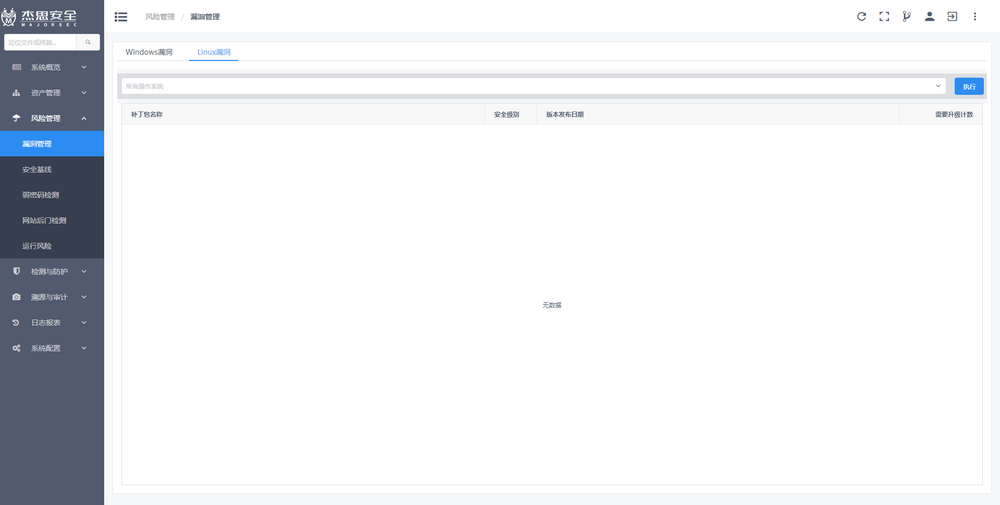
#> input picture pic/base_png/Linux漏洞_default.png, 1000 x 505 px, shrunk from 1920 x 969 before the run
$ python compare_image.py   (older library calls are emulated)
#> lines starting #> are read from the running program, lines starting #| are printed output that depends on the picture; after the words box and inside, x2 and y2 are one past the last pixel; in counts of white or black regions, pixels touching at a corner belong together; long printed decimals are rounded
# -*- coding:utf-8 -*-
import time

import cv2
import imutils

import numpy as np
import sys

from skimage.measure import compare_ssim

sys.path.append('E:\work\Base_test')


class Compare(object):
    def cv_imread(self, filePath):
#> called with filePath = '../pic/base_png/Linux漏洞_default.png'
        cv_img = cv2.imdecode(np.fromfile(filePath, dtype=np.uint8), -1)
#> cv_img is the input picture: shape (505, 1000, 4); mean B, G, R, A 239.2, 236.4, 234.8, 255
        ## imdecode读取的是rgb，如果后续需要opencv处理的话，需要转换成bgr，转换后图片颜色会变化
        ##cv_img=cv2.cvtColor(cv_img,cv2.COLOR_RGB2BGR)
        return cv_img

    def compare_image(self, base_png, run_png,png_name):
        DiffSnapshot_Dir="../pic/diffrent_png"

        # image1 = cv2.imread(image_old)
        # image2 = cv2.imread(image_now)
        try:
            image1 = self.cv_imread(base_png)
            image2 = self.cv_imread(run_png)
            difference = cv2.subtract(image1, image2)
            result = not np.any(difference)  # if difference is all zeros it will return False
            if result is True:
                print("两张图片一样")
                return True
            else:
                # cv2.imwrite("result.jpg", difference)
                self.mark_diff_img(base_png,run_png,DiffSnapshot_Dir, png_name)
                print("两张图片不一样")
        except Exception as e:
            self.mark_diff_img(base_png, run_png,DiffSnapshot_Dir, png_name)
            print(e)
            return False
    #如果不一样时标记差异
    def mark_diff_img(self, basesnapshot_png, runningsnapshot_png, DiffSnapshot_Dir, name):
        """
        对比图片并标出差异，保存差异图片
        :param basesnapshot_png:
        :param runningsnapshot_png:
        :param DiffSnapshot_Dir:
        :param casename:
        :param name:
        :return:
        """
        # 加载两张图片并将他们转换为灰度：
        image_a = self.cv_imread(basesnapshot_png)
        image_b = self.cv_imread(runningsnapshot_png)
#> call 2 of cv_imread, with filePath = '../pic/base_png/所有主机_default.png'
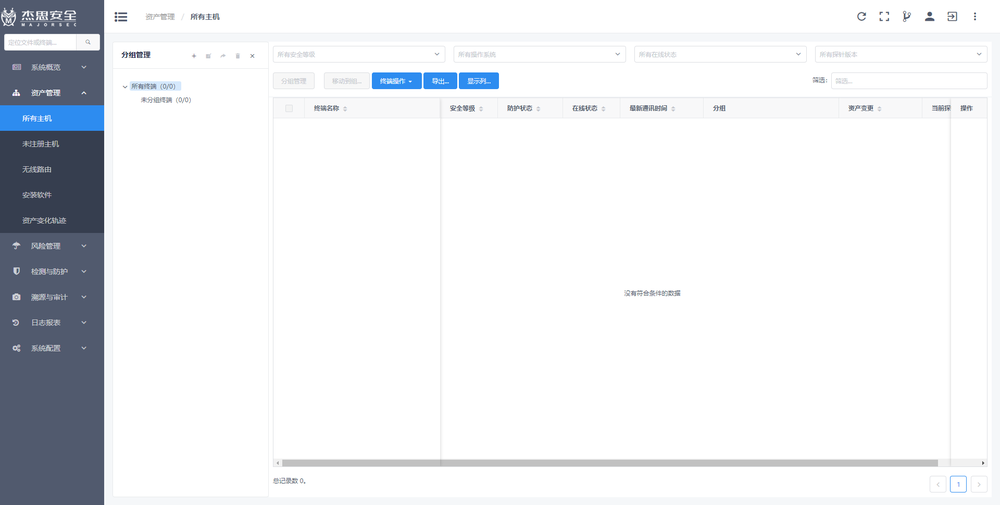
#> input picture pic/base_png/所有主机_default.png, 1000 x 505 px, shrunk from 1920 x 969 before the run
#> in cv_imread, cv_img is the input picture: shape (505, 1000, 4); mean B, G, R, A 238.9, 236, 234.1, 255
        gray_a = cv2.cvtColor(image_a, cv2.COLOR_BGR2GRAY)
        gray_b = cv2.cvtColor(image_b, cv2.COLOR_BGR2GRAY)

        # 计算两个灰度图像之间的结构相似度指数：
        (score, diff) = compare_ssim(gray_a, gray_b, full=True)
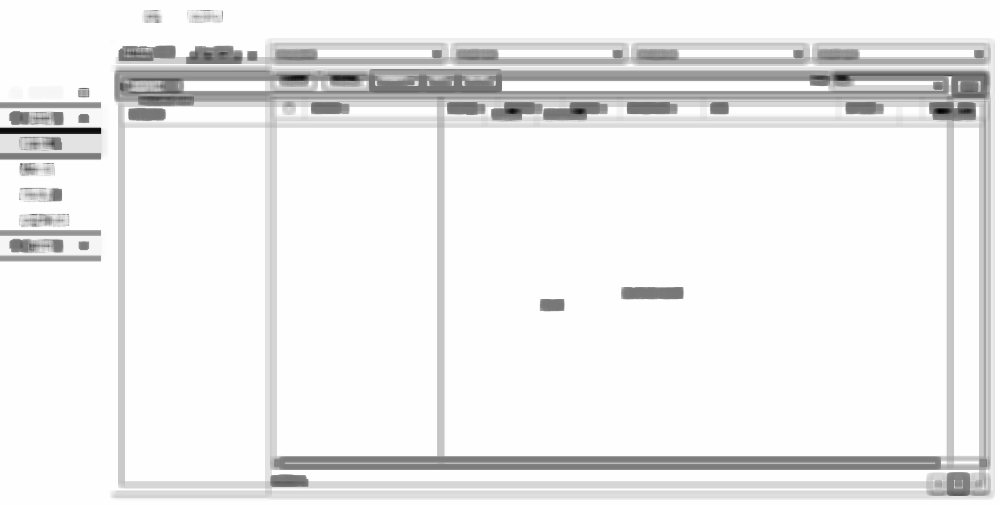
#> diff: shape (505, 1000) float64; min -0.824, max 1, mean 0.879; drawn with min black and max white
#> score = 0.877
        diff = (diff * 255).astype("uint8")
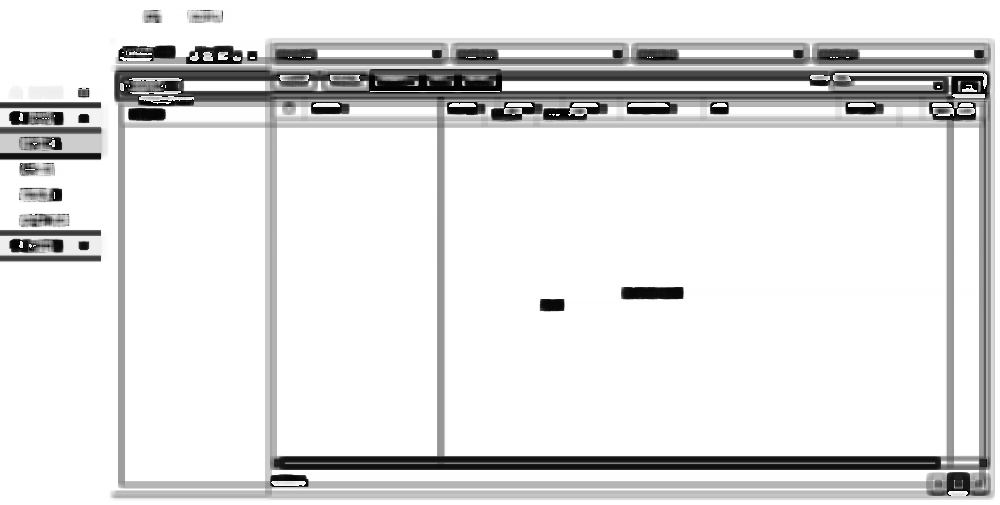
#> diff: shape (505, 1000); min 0, max 255, mean 226.2
        print("SSIM:{}".format(score))
#| SSIM:0.8765

        # 找到不同点的轮廓以致于我们可以在被标识为“不同”的区域周围放置矩形：
        thresh = cv2.threshold(diff, 0, 255, cv2.THRESH_BINARY_INV | cv2.THRESH_OTSU)[1]
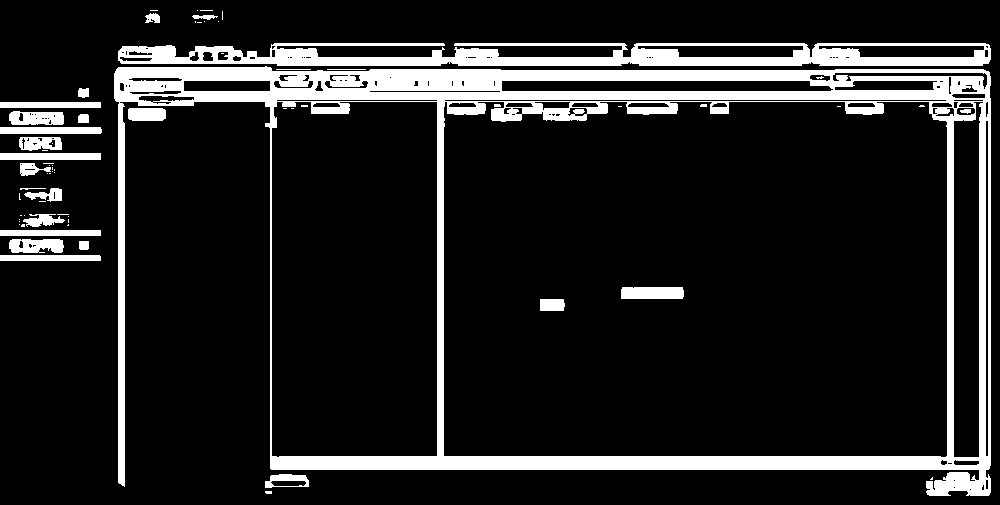
#> thresh: shape (505, 1000); 13.6% white; 69 white regions (40 under 20 px)
        cnts = cv2.findContours(thresh.copy(), cv2.RETR_EXTERNAL, cv2.CHAIN_APPROX_SIMPLE)
#> cnts = 55 contours, 35 with area under 20; largest, box (x1, y1, x2, y2) and area: (114, 66, 991, 496) 296340, (118, 43, 991, 66) 14206, (9, 111, 64, 125) 631, (0, 127, 102, 134) 604, (9, 239, 64, 253) 602
        cnts = imutils.grab_contours(cnts)

        # 找到一系列区域，在区域周围放置矩形：
        for c in cnts:
            x, y, w, h = cv2.boundingRect(c)
            cv2.rectangle(image_a, (x, y), (x + w, y + h), (255, 0, 0), 2)
            cv2.rectangle(image_b, (x, y), (x + w, y + h), (255, 0, 0), 2)
#> this loop made 55 passes
#> (x, y, w, h) on passes 1, 3, 4, 5, 6, 9, 10, 11, 13, 14, 15, 18: (265, 491, 7, 3), (265, 474, 44, 14), (0, 255, 101, 6), (79, 241, 10, 9), (9, 239, 55, 14), (21, 224, 4, 3), (19, 224, 1, 1), (19, 221, 1, 1), (19, 219, 1, 1), (68, 216, 1, 1), (24, 215, 1, 1), (23, 214, 42, 13)
#> (c, x, y, w, h) on passes 2, 7, 8, 12, 16, 17: ([[932, 477], [930, 479], [932, 479]], 930, 477, 3, 3), ([[0, 230], [0, 235], [100, 235], [100, 230]], 0, 230, 101, 6), ([[68, 224], [67, 225], [68, 225]], 67, 224, 2, 2), ([[68, 219], [68, 222]], 68, 219, 1, 4), ([[20, 215], [21, 215]], 20, 215, 2, 1), ([[57, 214], [68, 214]], 57, 214, 12, 1)
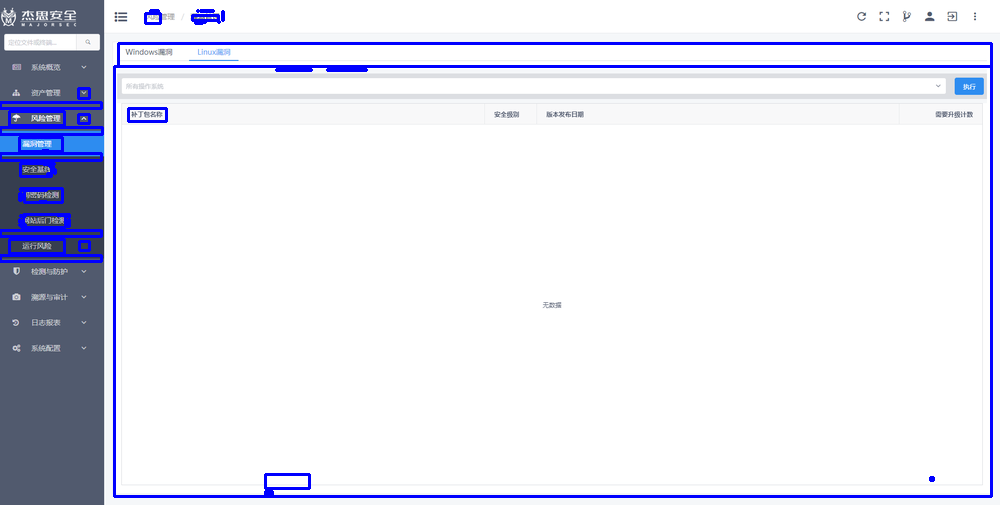
#> image_a: shape (505, 1000, 4); 3.54% of pixels changed, all inside (x1, y1, x2, y2) = (0, 9, 993, 498)
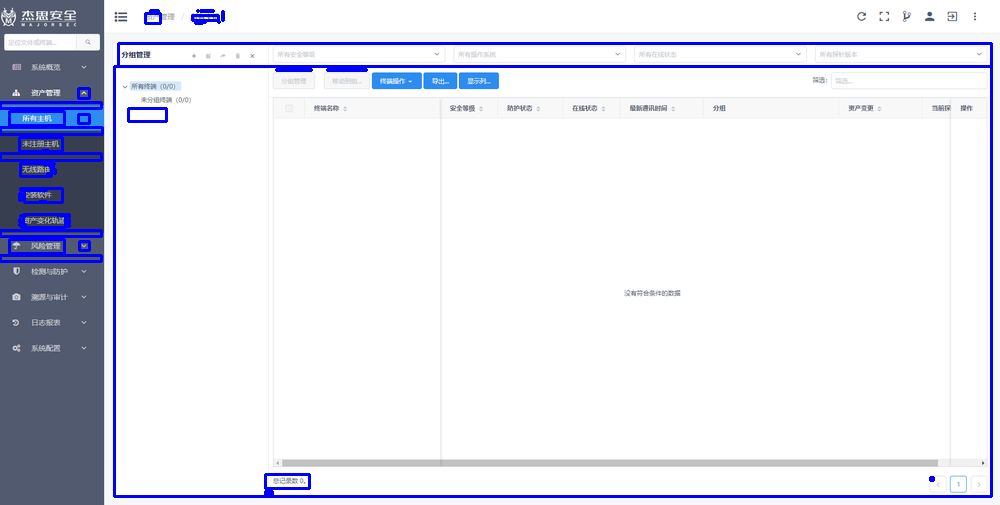
#> image_b: shape (505, 1000, 4); 3.54% of pixels changed, all inside (x1, y1, x2, y2) = (0, 9, 993, 498)

        # 基础快照标出与运行时快照的差异 图片
        diffsnapshot_png_a = DiffSnapshot_Dir + '/' + name + '_base.png'
        # 运行时快照标出与基础快照的差异 图片
        diffsnapshot_png_b = DiffSnapshot_Dir + '/' + name + '_running.png'
        # 保存差异图片
        time.sleep(0.5)
        cv2.imencode('.jpg', image_a)[1].tofile(diffsnapshot_png_a)
        cv2.imencode('.jpg', image_b)[1].tofile(diffsnapshot_png_b)
        # result["对比快照-基础快照路径"] = diffsnapshot_png_a
        # result["对比快照-运行时快照路径"] = diffsnapshot_png_b
if __name__ == "__main__":
    #Compare().compare_image(r"D:\\work\\Base_test\\pic\\无线路由.png", r"D:\\work\Base_test\\comparePic\\无线路由_default.png")
    base_png="../pic/base_png/Linux漏洞_default.png"
    run_png="../pic/base_png/所有主机_default.png"
    DiffSnapshot_Dir = "../pic/diffrent_png"
    Compare().mark_diff_img(base_png,run_png,DiffSnapshot_Dir,"name")
